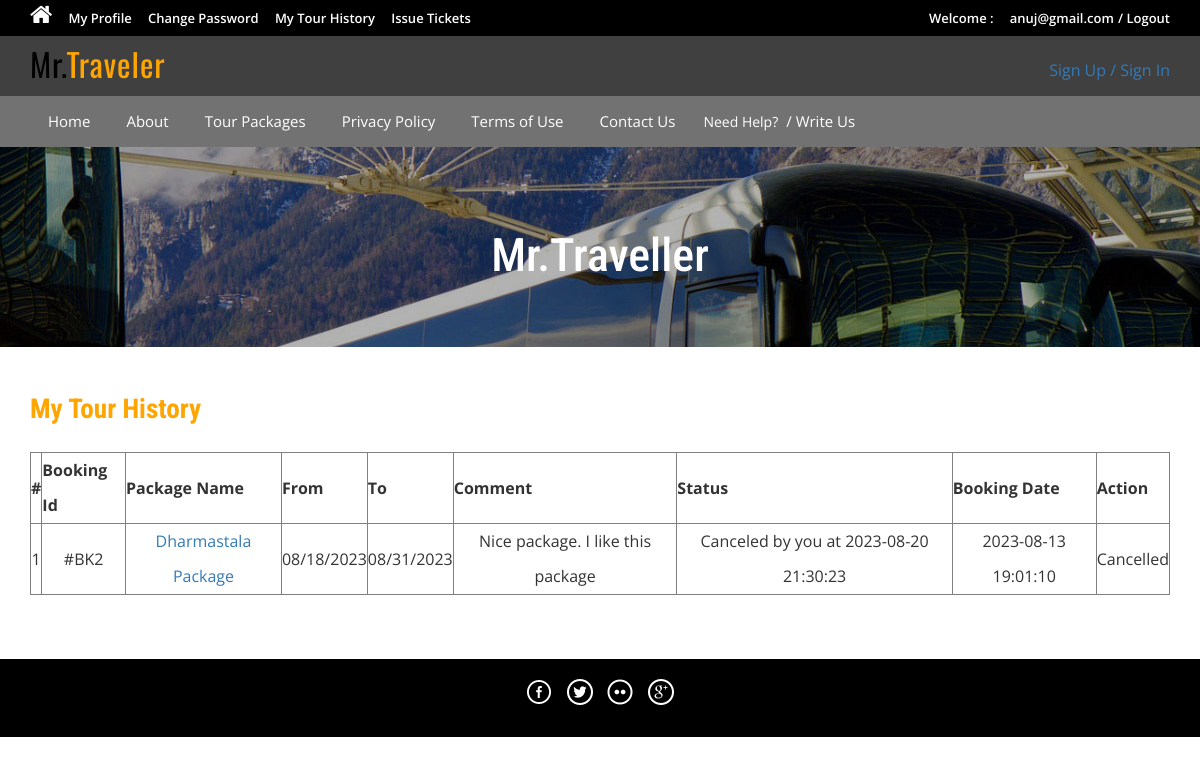
The page /tour-history.php (signed in) on the database its author committed.
### tables this page shows
CREATE TABLE `tblbooking` (
  `BookingId` int(11) NOT NULL,
  `PackageId` int(11) DEFAULT NULL,
  `UserEmail` varchar(100) DEFAULT NULL,
  `FromDate` varchar(100) DEFAULT NULL,
  `ToDate` varchar(100) DEFAULT NULL,
  `Comment` mediumtext DEFAULT NULL,
  `RegDate` timestamp NULL DEFAULT current_timestamp(),
  `status` int(11) DEFAULT NULL,
  `CancelledBy` varchar(5) DEFAULT NULL,
  `UpdationDate` timestamp NULL DEFAULT NULL ON UPDATE current_timestamp()
);

CREATE TABLE `tbltourpackages` (
  `PackageId` int(11) NOT NULL,
  `PackageName` varchar(200) DEFAULT NULL,
  `PackageType` varchar(150) DEFAULT NULL,
  `PackageLocation` varchar(100) DEFAULT NULL,
  `PackagePrice` int(11) DEFAULT NULL,
  `PackageFetures` varchar(255) DEFAULT NULL,
  `PackageDetails` mediumtext DEFAULT NULL,
  `PackageImage` varchar(100) DEFAULT NULL,
  `Creationdate` timestamp NULL DEFAULT current_timestamp(),
  `UpdationDate` timestamp NULL DEFAULT NULL ON UPDATE current_timestamp()
);

### tour-history.php (the view, shortened to what this page needs)
<?php
include('includes/config.php');
if(strlen($_SESSION['login'])==0)
	{
header('location:index.php');
}
else{
?>
<!DOCTYPE HTML>
<html>
<head>
<link href="css/bootstrap.css" rel='stylesheet' type='text/css' />
<link href="css/style.css" rel='stylesheet' type='text/css' />
<link href="css/font-awesome.css" rel="stylesheet">
<link href="css/animate.css" rel="stylesheet" type="text/css" media="all">
</head>
<body>
<div class="top-header">
<?php include('includes/header.php');?>
<div class="slider-1 ">
	<div class="container">
		<h1 class="wow zoomIn animated animated" data-wow-delay=".5s" style="visibility: visible; animation-delay: 0.5s; animation-name: zoomIn;">Mr.Traveller</h1>
	</div>
</div>
<div class="privacy">
	<div class="container">
		<h3 class="wow fadeInDown animated animated" data-wow-delay=".5s" style="visibility: visible; animation-delay: 0.5s; animation-name: fadeInDown;">My Tour History</h3>
		<form name="chngpwd" method="post" onSubmit="return valid();">
	<p>
	<table border="1" width="100%">
<tr align="center">
<th>#</th>
<th>Booking Id</th>
<th>Package Name</th>
<th>From</th>
<th>To</th>
<th>Comment</th>
<th>Status</th>
<th>Booking Date</th>
<th>Action</th>
</tr>
<?php
$uemail=$_SESSION['login'];;
$sql = "SELECT tblbooking.BookingId as bookid,tblbooking.PackageId as pkgid,tbltourpackages.PackageName as packagename,tblbooking.FromDate as fromdate,tblbooking.ToDate as todate,tblbooking.Comment as comment,tblbooking.status as status,tblbooking.RegDate as regdate,tblbooking.CancelledBy as cancelby,tblbooking.UpdationDate as upddate from tblbooking join tbltourpackages on tbltourpackages.PackageId=tblbooking.PackageId where UserEmail=:uemail";
$query = $dbh->prepare($sql);
$query -> bindParam(':uemail', $uemail, PDO::PARAM_STR);
$query->execute();
$results=$query->fetchAll(PDO::FETCH_OBJ);
$cnt=1;
if($query->rowCount() > 0)
{
foreach($results as $result)
{	?>
<tr align="center">
<td><?php echo htmlentities($cnt);?></td>
<td>#BK<?php echo htmlentities($result->bookid);?></td>
<td><a href="package-details.php?pkgid=<?php echo htmlentities($result->pkgid);?>"><?php echo htmlentities($result->packagename);?></a></td>
<td><?php echo htmlentities($result->fromdate);?></td>
<td><?php echo htmlentities($result->todate);?></td>
<td><?php echo htmlentities($result->comment);?></td>
<td><?php if($result->status==0)
{
echo "Pending";
}
if($result->status==2 and  $result->cancelby=='u')
{
echo "Canceled by you at " .$result->upddate;
}
?></td>
<td><?php echo htmlentities($result->regdate);?></td>
<?php if($result->status==2)
{
	?><td>Cancelled</td>
<?php } else {?>
<td><a href="tour-history.php?bkid=<?php echo htmlentities($result->bookid);?>" onclick="return confirm('Do you really want to cancel booking')" >Cancel</a></td>
<?php }?>
</tr>
<?php $cnt=$cnt+1; }} ?>
	</table>
			</p>
			</form>
	</div>
</div>
<?php include('includes/footer.php');?>
</body>
</html>
<?php } ?>

### css/style.css (style rules this page uses)
html, body { font-size: 100%; background: #fff; font-family: 'Open Sans', sans-serif; }
body a,.grid_1,plan_1,plan_1.one,plan_1.two,i.icon1, i.icon2, i.icon3, i.icon4, i.icon5, i.icon6 { transition:0.5s all; -webkit-transition:0.5s all; -moz-transition:0.5s all; -o-transition:0.5s all; -ms-transition:0.5s all; }
h1,h2,h3,h4,h5,h6 { margin:0; font-family: 'Roboto Condensed', sans-serif; }
p { margin:0; }
.top-header { background-color: #000000; border-bottom: 0 none; height: 36px; line-height: 35px; }
.slider-1 { background: url(../images/3.jpg)no-repeat; background-size: cover; -webkit-background-size: cover; -o-background-size: cover; -ms-background-size: cover; -moz-background-size: cover; min-height:200px; }
.slider-1 h1 { font-size: 50px; margin-bottom: 40px; padding: 1.5em 0 0; text-align: center; color: #ffffff; }
.privacy h3 { color: #ffa500; font-size: 1.7em; font-weight: 700; margin-bottom: 1em; }
.privacy { padding: 5em 0; }
.privacy p { font-size: 1em; line-height: 1.8em; color: #999; margin: 1em 0; }
.slider-1 h1,.slider-2 h1,.slider-3 h1 { padding: 1.8em 0 0; font-size: 46px; }
.privacy { padding: 3em 0; }

### rows shown on the page
tblbooking: BookingId "2", PackageId.PackageName "Dharmastala Package", FromDate "08/18/2023", ToDate "08/31/2023", Comment "Nice package. I like this package", UpdationDate "2023-08-20 21:30:23", RegDate "2023-08-13 19:01:10", status "Cancelled"

### other values the page prints
$_SESSION['login'] "anuj@gmail.com"
